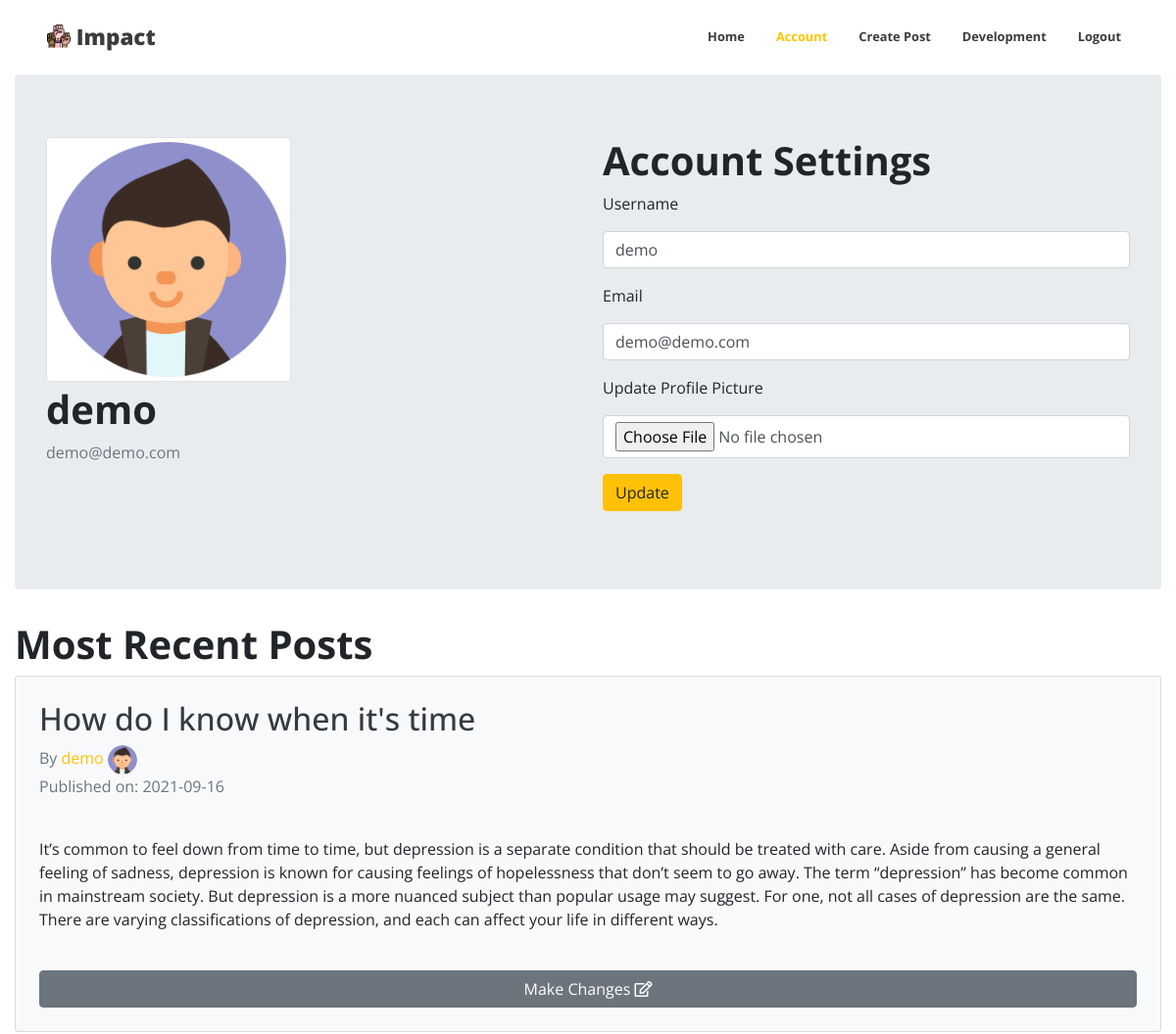
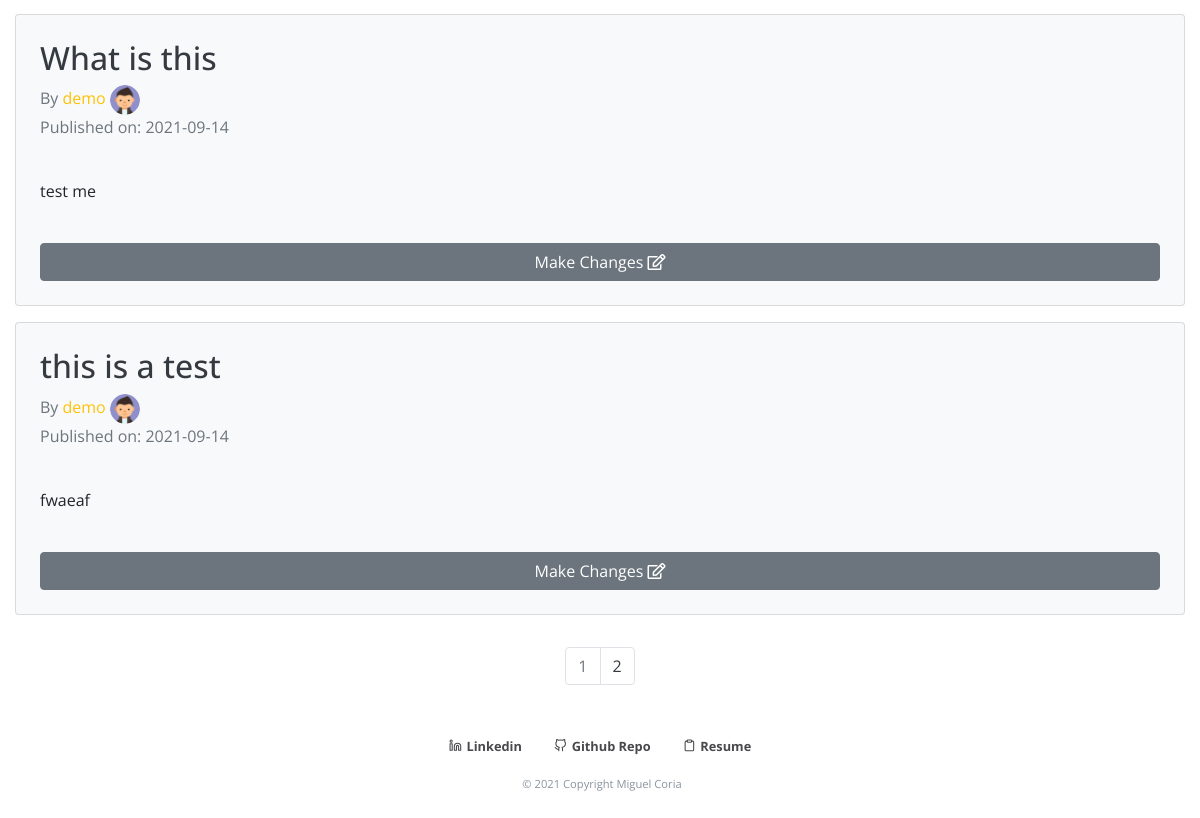
Before: /account (signed in) with the older database file (2 pictures, top to bottom).
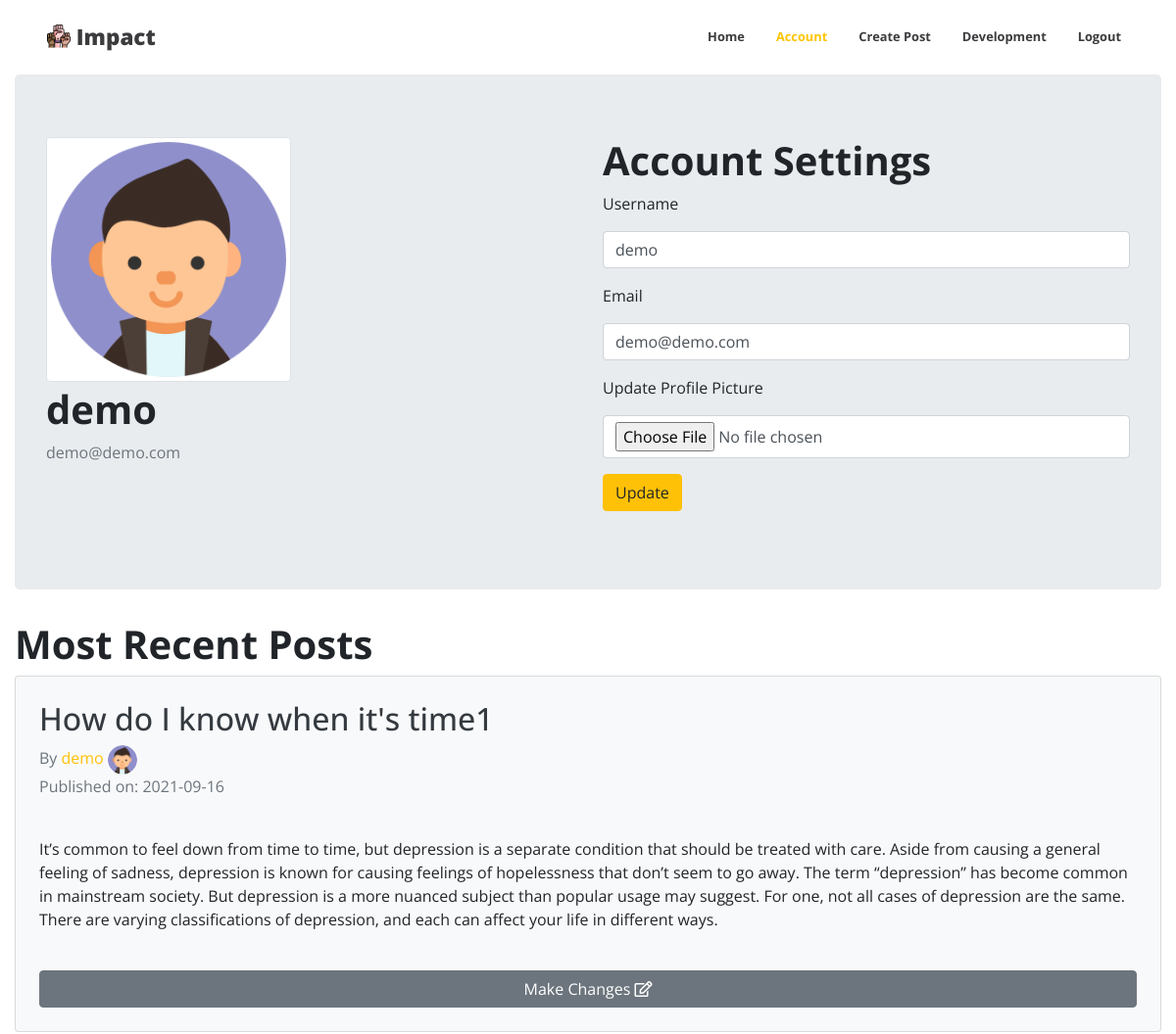
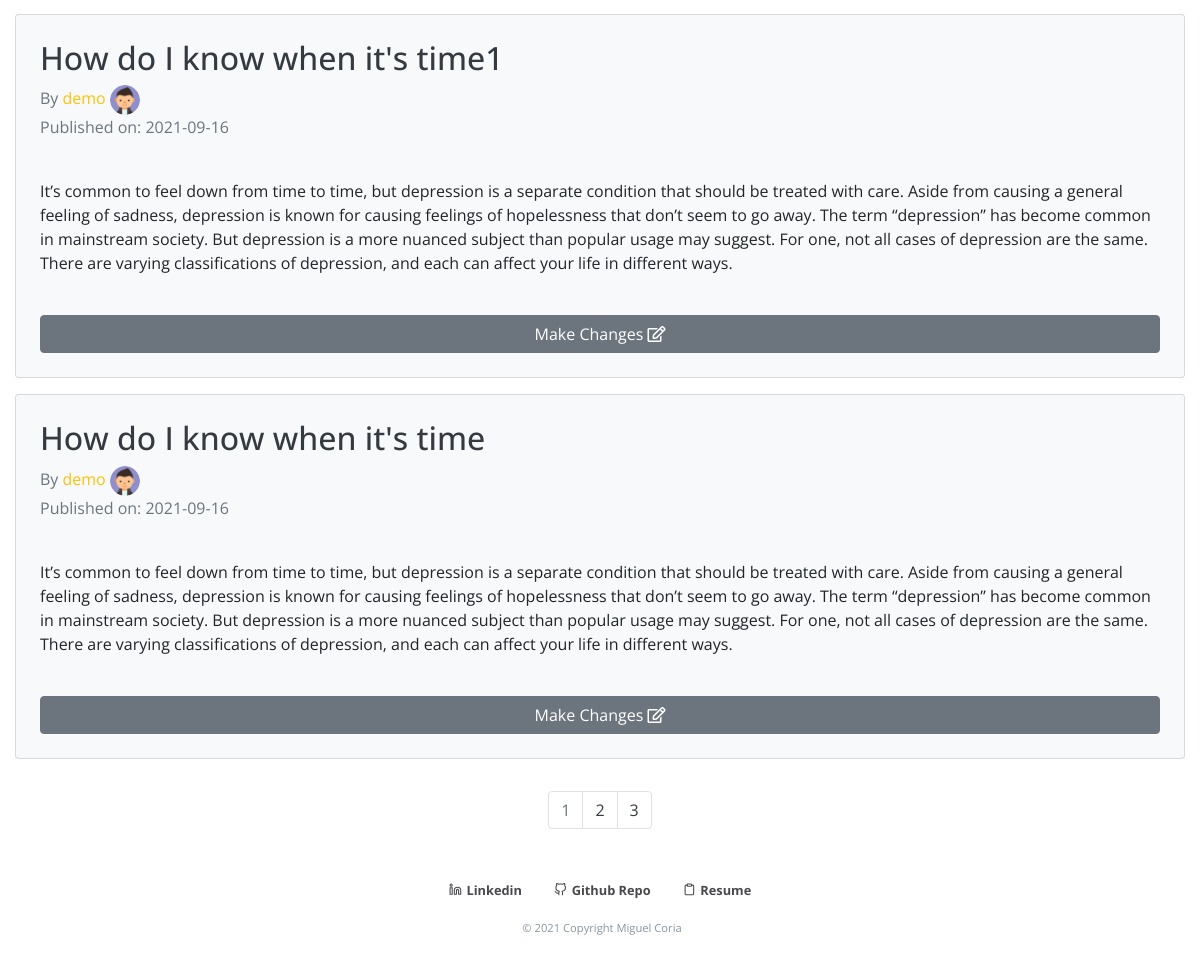
After: the same page with the newer database file (2 pictures, top to bottom).
### impact/models.py (models this page shows, shortened)
class User(db.Model,UserMixin):
    __tablename__ = 'users'
    id = db.Column(db.Integer, primary_key=True)
    profile_image = db.Column(db.String(64), nullable=False, default='default_profile.png')
    email = db.Column(db.String(64), unique=True, index=True)
    username = db.Column(db.String(64), unique=True, index=True)
    password_hash = db.Column(db.String(128))
    posts = db.relationship("Post", backref="author", lazy=True)

class Post(db.Model):
    users = db.relationship(User)
    id = db.Column(db.Integer, primary_key=True)
    post_image = db.Column(db.String(64), nullable=False, default='default_thumb.png')
    user_id = db.Column(db.Integer, db.ForeignKey('users.id'), nullable=False)
    date = db.Column(db.DateTime, nullable=False, default=datetime.utcnow)
    title = db.Column(db.String(140), nullable=False)
    text = db.Column(db.Text, nullable=False)

### impact/users/views.py (the view)
@users.route('/account', methods=['GET', 'POST'])
@login_required
def account():
    page = request.args.get('page', 1, type=int)
    posts = Post.query.filter_by(user_id=current_user.id).order_by(Post.date.desc()).paginate(page=page, per_page=3)
    user = User.query.filter_by(username=current_user.username).first()
    form = UpdateUserForm()
    if form.validate_on_submit():
        email = User.query.filter_by(email=form.email.data).first()
        user = User.query.filter_by(username=form.username.data).first()
        if form.avatar.data:
            username = current_user.username
            pic = add_profile_pic(form.avatar.data, username)
            current_user.profile_image = pic
        if form.username.data == current_user.username and form.email.data == current_user.email:
            flash('Your account is already up to date!', 'success')
            db.session.commit()
            return redirect(url_for('users.account'))
        if user is not None and email is not None:
            flash('Your account could not be updated', 'error')
            db.session.commit()
            return redirect(url_for('users.account'))
        current_user.username = form.username.data
        current_user.email = form.email.data
        db.session.commit()
        flash(u'Your account has been successfully updated!', 'success')
        return redirect(url_for('users.account'))
    elif request.method == "GET":
        form.username.data = current_user.username
        form.email.data = current_user.email
    profile_image = url_for('static', filename='profile_pics/' + current_user.profile_image)
    return render_template('account.html', profile_image=profile_image, form=form, posts=posts, user=user)

### impact/users/forms.py (shortened to what this page needs)
class UpdateUserForm(FlaskForm):
    email = StringField('Email', validators=[DataRequired(), Email()])
    username = StringField('Username', validators=[DataRequired()])
    avatar = FileField('Update Profile Picture', validators=[
                        FileAllowed(['jpg', 'png', 'jpeg', 'gif'])])
    submit = SubmitField('Update')

### impact/models.py (called while the page is built)
@login_manager.user_loader
def load_user(user_id):
    return User.query.get(user_id)

### impact/templates/account.html (shortened to what this page needs)
{% extends "base.html" %}
{% block content %}
<div class="jumbotron">
<div class="row">
  <div class="col">
    <img class="img-thumbnail mb-1" align='center' src="{{url_for('static',filename='profile_pics/'+current_user.profile_image)}}" width="250">
    <h1 class="font-weight-bold">{{current_user.username}}</h1>
    <p class='text-muted'>{{ current_user.email }}</p>
  </div>
  <div class="col container">
  <h1 class="font-weight-bold">Account Settings</h1>
    <form  method="POST" action="" enctype="multipart/form-data">
    <div class="form-group">
        {{form.username.label(class='form-group')}}
        {{form.username(class='form-control')}}
      </div>
      <div class="form-group">
      {{form.email.label(class='form-group')}}
      {{form.email(class='form-control')}}
      </div>
      <div class="form-group">
      {{form.avatar.label(class='form-group')}}
      {{form.avatar(class='form-control')}}
      </div>
      <div class="form-group">
       {{form.submit(class='btn btn-warning')}}
      </div>
    </form>
  </div>
  </div>
</div>
<div>
  <h1 class="font-weight-bold">Most Recent Posts</h1>
{% for post in posts.items  %}
<div class="card bg-light mb-3 p-4">
  <h2 class="text-dark"> <a class="text-dark" href="{{url_for('blog_post.blog_post',blog_post_id=post.id)}}">{{post.title}}</a> </h2>
  <a class="text-muted" href="{{url_for('users.user_posts',username=post.author.username)}}"><span class="text-muted">By </span><span class="text-warning">{{post.author.username}}</span> <img class=" card-image" align='center' src="{{url_for('static',filename='profile_pics/'+post.author.profile_image)}}" width="30"></a>
  <p class='text-muted'>Published on: {{post.date.strftime("%Y-%m-%d")}}</p>
   <br>
   <p>{{post.text}}</p>
   <br>
  <a href="{{ url_for('blog_post.blog_post', blog_post_id=post.id) }}" class="btn btn-secondary">Make Changes <i class="far fa-edit"></i></a>
</div>
{% endfor %}
</div>
</div>
<nav aria-label='Page Navigation example'>
<ul class="pagination justify-content-center">
    {% for page_num in posts.iter_pages(left_edge=1,right_edge=1,left_current=1,right_current=2)  %}
      {% if posts.page == page_num %}
      <li class='page-item disabled'>
        <a class="page-link" href="{{url_for('users.account',username=user.username,page=page_num)}}">{{ page_num}}</a>
      </li>
      {% else %}
      <li class='page-item'>
        <a class="page-link text-dark" href="{{url_for('users.account',username=user.username,page=page_num)}}">{{ page_num}}</a>
      </li>
      {% endif %}
    {% endfor %}
  </ul>
</nav>
{% endblock %}

### impact/templates/base.html (shortened to what this page needs)
<!DOCTYPE html>
<html lang="en">
  <head>
    <link
      rel="stylesheet"
      href="https://use.fontawesome.com/releases/v5.15.2/css/all.css"
    />
    <link
      rel="stylesheet"
      href="https://maxcdn.bootstrapcdn.com/bootstrap/4.0.0/css/bootstrap.min.css"
    />
    <link href="https://unpkg.com/aos@2.3.1/dist/aos.css" rel="stylesheet" />
    <link
      rel="stylesheet"
      type="text/css"
      href="{{ url_for('static',filename='styles/main.css') }}"
    />
  </head>
  <body style="background-color: #ffffff">
    <nav class="navbar navbar-expand-md navbar-light">
      <a class="navbar-brand font-weight-bold logo-text" href="/"
        ><img
          src="{{ url_for('static', filename='images/teamwork.png') }}"
          alt=""
          class="navbar-logo-image"
        />
        Impact</a
      >
      <div class="collapse navbar-collapse" id="navbarSupportedContent">
        <ul class="navbar-nav ml-auto mb-2 mb-lg-0">
          <li class="nav-item">
            <a class="nav-link p-2" href="{{url_for('core.index')}}">Home</a>
          </li>
          {% if current_user.is_authenticated %}
          <li class="nav-item">
            <a class="nav-link p-2" href="{{ url_for('users.account')}}"
              >Account</a
            >
          </li>
          <li class="nav-item">
            <a class="nav-link p-2" href="{{ url_for('blog_post.create_post')}}"
              >Create Post</a
            >
          </li>
          <li class="nav-item">
            <a class="nav-link p-2" href="{{url_for('core.development')}}"
              >Development</a
            >
          </li>
          <li class="nav-item">
            <a class="nav-link p-2" href="{{ url_for('users.logout')}}"
              >Logout</a
            >
          </li>
          {% endif %}
        </ul>
      </div>
    </nav>
    <div class="container-fluid main-content d-flex flex-column">
      {% block content %} {% endblock%}
    <footer class="text-center text-lg-start container-fluid">
      <div
        class="d-flex justify-content-center p-1"
        style="background-color: #ffffff"
      >
        <a
          class="m-3 footer-link"
          target="_blank"
          href="https://www.linkedin.com/in/miguel-coria-273888130/"
          ><span data-feather="linkedin" class="footer-icon"></span> Linkedin</a
        >
        <a
          class="m-3 footer-link"
          target="_blank"
          href="https://github.com/miguelcoria94/Impact"
          ><span data-feather="github" class="footer-icon"></span> Github
          Repo</a
        >
        <a
          class="m-3 footer-link"
          target="_blank"
          href="https://docs.google.com/document/d/16_YpkY8Qy2cX0o2C9MWXYYrV6i9SFTaa2LbqC3lco7s/edit"
          ><span data-feather="clipboard" class="footer-icon"></span> Resume</a
        >
      </div>
      <p class="pl-1 text-center footer-legal-text" href="https://mcoria.com/">
        © 2021 Copyright Miguel Coria
      </p>
    </footer>
  </body>
</html>

### impact/static/styles/main.css (style rules this page uses)
body { font-family: "Open Sans", sans-serif !important; height: 100vh; }
.main-content { min-height: 81%; }
footer { padding-bottom: 1rem; }
nav { padding: 1rem 6rem !important; background-color: #ffff; }
.navbar-logo-image { height: 1.5rem; width: auto; position: relative; bottom: 3px; }
.nav-item { padding-left: 1rem; }
.nav-link { font-size: 0.8rem !important; font-weight: bold !important; color: #3c3c3f !important; display: flex; align-items: center; }
.navbar-light .navbar-nav .active > .nav-link { color: #fdc500 !important; }
.logo-text { color: #3c3c3f !important; font-weight: 800 !important; font-size: 1.4rem !important; }
.card-image { border-radius: 100%; }
.footer-link { font-weight: bold; font-size: 0.8rem; color: #49494d; }
.footer-icon { height: 0.8rem !important; width: 0.8rem !important; margin-right: 0.1rem; position: relative; top: 1.5px; }
.footer-legal-text { color: #8b949e !important; font-size: 0.7rem !important; }
@media only screen and (max-width: 1250px) { nav { padding: 1rem 3rem !important; } }

Changed rows visible on the page:
no longer on this page (row unchanged): Post: title "What is this", author.username "demo", profile_image (placeholder picture), date "2021-09-14", text "test me"
no longer on this page (row unchanged): Post: title "this is a test", author.username "demo", profile_image (placeholder picture), date "2021-09-14", text "fwaeaf"
added Post: title "How do I know when it's time1", author.username "demo", profile_image (placeholder picture), date "2021-09-16", text "It’s common to feel down from time to time, but depression is a separate condition that should be treated with care. Aside from causing a general feeling of sadness, depression is known for causing feelings of hopelessness that don’t seem to go away. The term “depression” has become common in mainstream society. But depression is a more nuanced subject than popular usage may suggest. For one, not all cases of depression are the same. There are varying classifications of depression, and each can affect your life in different ways."
added Post: title "How do I know when it's time1", author.username "demo", profile_image (placeholder picture), date "2021-09-16", text "It’s common to feel down from time to time, but depression is a separate condition that should be treated with care. Aside from causing a general feeling of sadness, depression is known for causing feelings of hopelessness that don’t seem to go away. The term “depression” has become common in mainstream society. But depression is a more nuanced subject than popular usage may suggest. For one, not all cases of depression are the same. There are varying classifications of depression, and each can affect your life in different ways."
Other visible differences:
new list line: "3"
